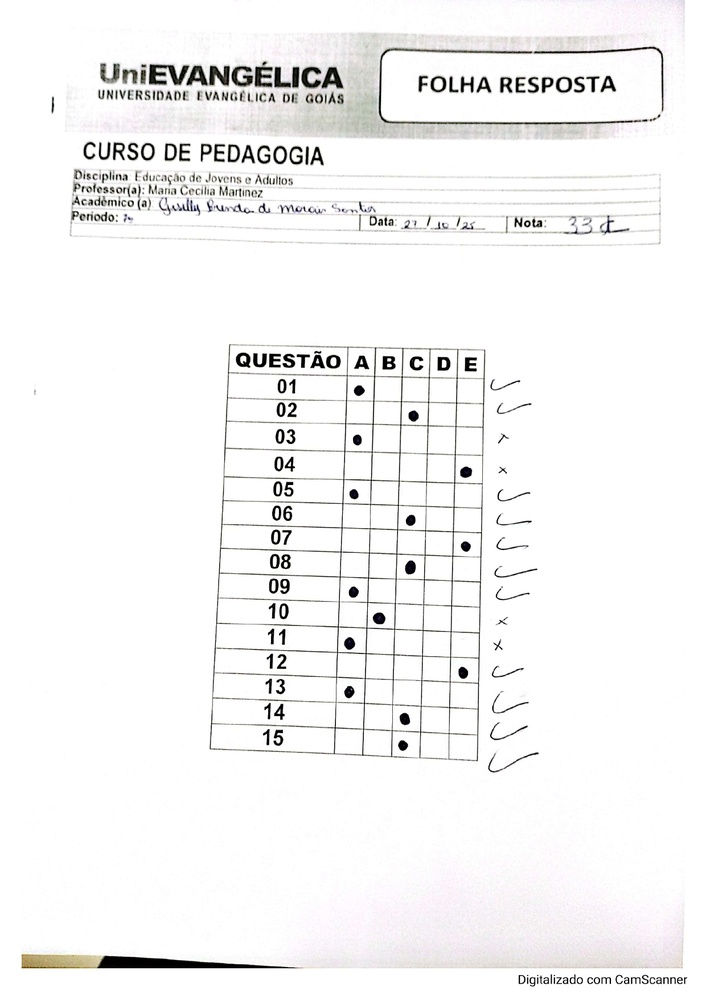
#> input picture Images/Gabarito_1.jpg, 706 x 999 px, shrunk from 1240 x 1755 before the run
$ python scan_gabarito_otsu.py --input ../Images/Gabarito_1.jpg   (older library calls are emulated)
#> lines starting #> are read from the running program, lines starting #| are printed output that depends on the picture; after the words box and inside, x2 and y2 are one past the last pixel; in counts of white or black regions, pixels touching at a corner belong together
# scan_gabarito_gemini.py (Versão Corrigida - Híbrido)
# -*- coding: utf-8 -*-
import os
import cv2
import json
import argparse
import numpy as np

# ---------- utilitários básicos ----------

def remove_shadows(gray):
    """Remove sombras e normaliza a iluminação usando Normalização de Divisão."""
    dilated = cv2.dilate(gray, np.ones((7, 7), np.uint8))
    bg_blur = cv2.medianBlur(dilated, 21)
    diff = 255 - cv2.absdiff(gray, bg_blur)
    norm_img = cv2.normalize(diff, None, alpha=0, beta=255,
                             norm_type=cv2.NORM_MINMAX, dtype=cv2.CV_8UC1)
    return norm_img

# [10 lines left out: function angle_from_hough, not called in this run]

def angle_from_vertical_hough(gray):
    edges = cv2.Canny(gray, 50, 150, apertureSize=3)
    lines = cv2.HoughLines(edges, 1, np.pi / 180, threshold=150)
    if lines is None: return 0.0
    angles = []
    for rho, theta in lines[:, 0]:
        deg = theta * 180.0 / np.pi
        if 80.0 < deg < 100.0: angles.append(deg - 90.0)
    return float(np.median(angles)) if angles else 0.0

def rotate_image(image, angle_deg):
    h, w = image.shape[:2]
    M = cv2.getRotationMatrix2D((w // 2, h // 2), angle_deg, 1.0)
    return cv2.warpAffine(
        image, M, (w, h),
        flags=cv2.INTER_LINEAR,
        borderMode=cv2.BORDER_REPLICATE
    )

def cluster_positions(pos, tol):
    if not pos: return []
    pos = sorted(pos)
    clusters = [[pos[0]]]
    for p in pos[1:]:
        if abs(p - clusters[-1][-1]) > tol:
            clusters.append([p])
        else:
            clusters[-1].append(p)
    return [int(np.median(c)) for c in clusters]

# ---------- encontrar região da TABELA ----------

def find_table_roi_by_line_density(gray):
    H, W = gray.shape[:2]
    # Binarização suave (C=5) para pegar linhas fracas
    th = cv2.adaptiveThreshold(
        gray, 255, cv2.ADAPTIVE_THRESH_MEAN_C,
        cv2.THRESH_BINARY_INV, 25, 5
    )

    hscale = max(10, W // 60)
    vscale = max(10, H // 60)
    kernel_h = cv2.getStructuringElement(cv2.MORPH_RECT, (hscale, 1))
    kernel_v = cv2.getStructuringElement(cv2.MORPH_RECT, (1, vscale))

    hor = cv2.morphologyEx(th, cv2.MORPH_OPEN, kernel_h, iterations=1)
    ver = cv2.morphologyEx(th, cv2.MORPH_OPEN, kernel_v, iterations=1)

    lines_map = cv2.bitwise_or(hor, ver)
    # Dilatação agressiva (9,9) para conectar linhas quebradas (cabeçalho/rodapé)
    lines_map = cv2.dilate(lines_map, np.ones((9,9), np.uint8))

    num_labels, labels, stats, _ = cv2.connectedComponentsWithStats(
        (lines_map > 0).astype("uint8"), connectivity=8
    )

    best_score = -1
    best_bbox = None

    for label in range(1, num_labels):
        x, y, w, h, area = stats[label]

        if x < 10 or y < 10 or (x + w) > (W - 10) or (y + h) > (H - 10): continue
        # Filtro de posição relaxado (0.05) para aceitar tabelas no topo
        if y < 0.05 * H: continue

        if w < 0.15 * W or w > 0.95 * W: continue
        if h < 0.15 * H or h > 0.7 * H: continue

        hor_roi = hor[y:y + h, x:x + w]
        ver_roi = ver[y:y + h, x:x + w]
        sum_hor = np.sum(hor_roi > 0, axis=1)
        sum_ver = np.sum(ver_roi > 0, axis=0)

        if np.max(sum_hor) == 0 or np.max(sum_ver) == 0: continue

        h_count = int(np.sum(sum_hor > 0.3 * np.max(sum_hor)))
        if h_count < 8: continue
        v_count = int(np.sum(sum_ver > 0.3 * np.max(sum_ver)))

        score = h_count * v_count
        if score > best_score:
            best_score = score
            best_bbox = (x, y, w, h)

    if best_bbox is None:
        best_bbox = (int(W * 0.15), int(H * 0.40), int(W * 0.70), int(H * 0.45))

    x, y, w, h = best_bbox
    # Padding pequeno para evitar ruído externo
    pad_x = 5
    pad_y = 15
    x = max(0, x - pad_x)
    y = max(0, y - pad_y)
    w = min(W - x, w + 2 * pad_x)
    h = min(H - y, h + 2 * pad_y)

    return (x, y, w, h), th

# ---------- auxiliares de geometria ----------

def order_points(pts):
    pts = np.array(pts, dtype="float32")
    s = pts.sum(axis=1)
    diff = np.diff(pts, axis=1)
    tl = pts[np.argmin(s)]; br = pts[np.argmax(s)]
    tr = pts[np.argmin(diff)]; bl = pts[np.argmax(diff)]
    return np.array([tl, tr, br, bl], dtype="float32")

def find_table_corners_in_roi(tbl_gray):
    h, w = tbl_gray.shape[:2]
    edges = cv2.Canny(tbl_gray, 30, 100, apertureSize=3)
    edges = cv2.dilate(edges, np.ones((5, 5), np.uint8), iterations=1)
    contours, _ = cv2.findContours(edges, cv2.RETR_EXTERNAL, cv2.CHAIN_APPROX_SIMPLE)
    if not contours: return None
    contours = sorted(contours, key=cv2.contourArea, reverse=True)
    best_quad = None
    for cnt in contours:
        if cv2.contourArea(cnt) < 0.10 * h * w: continue
        peri = cv2.arcLength(cnt, True)
        approx = cv2.approxPolyDP(cnt, 0.03 * peri, True)
        if len(approx) == 4 and cv2.isContourConvex(approx):
            best_quad = approx.reshape(4, 2); break
    return order_points(best_quad) if best_quad is not None else None

# ---------- detectar grade (Geometria Fixa) ----------

def detect_grid_in_table(img_bgr, gray, th, table_bbox):
    tx, ty, tw, th_h = table_bbox
    tbl_gray = gray[ty:ty + th_h, tx:tx + tw]
    tbl_th   = th[ty:ty + th_h, tx:tx + tw]
    tbl_bgr  = img_bgr[ty:ty + th_h, tx:tx + tw]

    skew_v = angle_from_vertical_hough(tbl_gray)
    if abs(skew_v) > 0.05:
        tbl_gray = rotate_image(tbl_gray, -skew_v)
        tbl_th   = rotate_image(tbl_th,   -skew_v)
        tbl_bgr  = rotate_image(tbl_bgr,  -skew_v)

    # Warp Perspective
    corners = find_table_corners_in_roi(tbl_gray)
    if corners is not None:
        (tl, tr, br, bl) = corners
        maxW = int(max(np.linalg.norm(br - bl), np.linalg.norm(tr - tl)))
        maxH = int(max(np.linalg.norm(tr - br), np.linalg.norm(tl - bl)))
        dst = np.array([[0, 0], [maxW - 1, 0], [maxW - 1, maxH - 1], [0, maxH - 1]], dtype="float32")
        M = cv2.getPerspectiveTransform(corners, dst)
        table_bgr = cv2.warpPerspective(tbl_bgr, M, (maxW, maxH))
        table_gray_warp = cv2.cvtColor(table_bgr, cv2.COLOR_BGR2GRAY)
        # Binarização robusta com Gaussian Adaptive Threshold
        table_th = cv2.adaptiveThreshold(
             table_gray_warp, 255, cv2.ADAPTIVE_THRESH_GAUSSIAN_C,
             cv2.THRESH_BINARY_INV, 21, 5
        )
    else:
        angle = angle_from_hough(tbl_th)
        table_bgr = rotate_image(tbl_bgr, angle)
        table_th  = rotate_image(tbl_th,  angle)

    h2, w2 = table_th.shape[:2]

    # --- ANCORAGEM ---
    col_sums = np.sum(table_th > 0, axis=0)
    ink_threshold = 0.3 * np.max(col_sums) if np.max(col_sums) > 0 else 10
    start_x = 0
    for x in range(w2):
        if col_sums[x] > ink_threshold: start_x = max(0, x - 2); break
    end_x = w2 - 1
    for x in range(w2 - 1, 0, -1):
        if col_sums[x] > ink_threshold: end_x = min(w2, x + 2); break

    table_width_real = end_x - start_x
    if table_width_real < 50: start_x=0; end_x=w2; table_width_real=w2

    # --- DIVISÃO VERTICAL (0.47) ---
    num_col_ratio = 0.47
    split_point = start_x + int(table_width_real * num_col_ratio)
    v_lines = [start_x, split_point]
    remaining_w = end_x - split_point
    col_width = remaining_w / 5.0
    for i in range(1, 6):
        v_lines.append(split_point + int(i * col_width))

    # --- DETECÇÃO HORIZONTAL ---
    hscale = max(5, w2 // 150)
    kernel_h = cv2.getStructuringElement(cv2.MORPH_RECT, (hscale, 1))
    closed_th = cv2.morphologyEx(table_th, cv2.MORPH_CLOSE, np.ones((3,3), np.uint8))
    hor = cv2.morphologyEx(closed_th, cv2.MORPH_OPEN, kernel_h, iterations=1)
    sum_hor = np.sum(hor > 0, axis=1)
    h_indices = np.where(sum_hor > (0.15 * np.max(sum_hor)))[0].tolist()
    h_lines = cluster_positions(h_indices, max(5, h2 // 120))

    h_filtered = []
    if h_lines:
        h_filtered.append(h_lines[0])
        for i in range(1, len(h_lines)):
            if (h_lines[i] - h_filtered[-1]) > (h2 / 70):
                h_filtered.append(h_lines[i])
    h_lines = h_filtered

    # Fallback para 17 linhas (Cabeçalho + 15 Questões)
    if len(h_lines) < 10:
        h_lines = [int(y) for y in np.linspace(0, h2 - 1, 17)]

    return 0, 0, w2, h2, v_lines, h_lines, table_bgr, table_th


# ---------- LEITURA DAS MARCAÇÕES (Adaptive Global + Morph Close Local) ----------

def read_marks(rot_img, rot_bin, bbox, v_lines, h_lines,
               min_mark_percent=5.0,
               tie_margin_percent=3.0,
               max_questions=15):

    x, y, w, h = bbox
    table_vis = rot_img[y:y + h, x:x + w].copy()

    # rot_bin é a imagem BINÁRIA GLOBAL (Adaptive Threshold)

    target_cols_indices = [1, 2, 3, 4, 5]
    letras = ["A", "B", "C", "D", "E"]
    respostas = []

    if len(v_lines) < 7: return [], table_vis

    # Lógica para pular cabeçalho
    start_i = 0
    if len(h_lines) >= 16:
        start_i = 2

    count_read = 0

    for i in range(start_i, len(h_lines) - 1):
        if count_read >= max_questions: break

        y1, y2 = h_lines[i], h_lines[i + 1]
        if (y2 - y1) < 10: continue

        densidades = []
        cell_boxes = []

        for k, col_idx in enumerate(target_cols_indices):
            x1 = v_lines[col_idx]
            x2 = v_lines[col_idx + 1]

            # Margem segura (20%)
            margin_x = int((x2 - x1) * 0.20)
            margin_y = int((y2 - y1) * 0.20)

            # Recorte na imagem BINÁRIA GLOBAL (Adaptive Threshold)
            cell_thresh = rot_bin[y1 + margin_y : y2 - margin_y,
                                  x1 + margin_x : x2 - margin_x]

            if cell_thresh.size == 0:
                densidades.append(0.0); cell_boxes.append((x1, y1, x2, y2)); continue

            # --- MORPH CLOSE para preencher o "buraco de rosquinha" (AQUI ESTÁ A CORREÇÃO) ---
            # Preenche pequenos buracos nas marcas (resolvendo o Arquivo 06)
            kernel = np.ones((3, 3), np.uint8)
            cell_closed = cv2.morphologyEx(
                cell_thresh,
                cv2.MORPH_CLOSE,
                kernel,
                iterations=1
            )

            ink = np.sum(cell_closed > 0)
            fill_percent = (ink / cell_closed.size) * 100.0

            densidades.append(fill_percent)
            cell_boxes.append((x1, y1, x2, y2))

        if not densidades:
            respostas.append(""); count_read += 1; continue

        best_idx = np.argmax(densidades)
        best_val = densidades[best_idx]
        sorted_vals = sorted(densidades, reverse=True)
        second_val = sorted_vals[1] if len(sorted_vals) > 1 else 0.0

        for bx1, by1, bx2, by2 in cell_boxes:
             cv2.rectangle(table_vis, (bx1, by1), (bx2, by2), (200,200,200), 1)

        if best_val < min_mark_percent:
            respostas.append("")
        elif (best_val - second_val) < tie_margin_percent and second_val > min_mark_percent:
            respostas.append("AMB")
            bx1, by1, bx2, by2 = cell_boxes[best_idx]
            cv2.rectangle(table_vis, (bx1, by1), (bx2, by2), (0, 255, 255), 2)
        else:
            letra = letras[best_idx]
            respostas.append(letra)
            bx1, by1, bx2, by2 = cell_boxes[best_idx]
            cv2.rectangle(table_vis, (bx1, by1), (bx2, by2), (0, 0, 255), 2)
            cv2.putText(table_vis, f"{letra} {int(best_val)}%", (bx1+2, by1+15),
                        cv2.FONT_HERSHEY_SIMPLEX, 0.4, (0,0,255), 1)

        count_read += 1

    return respostas, table_vis


# ---------- pipeline completo ----------

def run(input_path, outdir, show_stats=False):
    os.makedirs(outdir, exist_ok=True)
    out = lambda name: os.path.join(outdir, name)

    img = cv2.imread(input_path)
    if img is None: raise FileNotFoundError(f"Erro ao abrir: {input_path}")

    gray = cv2.cvtColor(img, cv2.COLOR_BGR2GRAY)
    gray = remove_shadows(gray)
    cv2.imwrite(out("00_clean_shadows.png"), gray)

    table_bbox, th = find_table_roi_by_line_density(gray)
    tx, ty, tw, th_h = table_bbox

    debug_roi = img.copy()
    cv2.rectangle(debug_roi, (tx, ty), (tx+tw, ty+th_h), (0,0,255), 3)
    cv2.imwrite(out("01_table_roi.png"), debug_roi)

    x, y, w, h, v_lines, h_lines, rot_tbl_bgr, rot_tbl_th = detect_grid_in_table(
        img, gray, th, table_bbox
    )

    grid_overlay = rot_tbl_bgr.copy()
    for xl in v_lines: cv2.line(grid_overlay, (xl, 0), (xl, h), (0, 255, 0), 1)
    for yl in h_lines: cv2.line(grid_overlay, (0, yl), (w, yl), (0, 255, 0), 1)
    cv2.imwrite(out("02_grid_detected.png"), grid_overlay)

    respostas, marks_overlay = read_marks(
        rot_tbl_bgr, rot_tbl_th, (x, y, w, h), v_lines, h_lines
    )
    cv2.imwrite(out("03_final_marks.png"), marks_overlay)

    respostas_limpa = [r if r in ["A","B","C","D","E"] else "" for r in respostas]

    with open(out("respostas.txt"), "w", encoding="utf-8") as f:
        f.write(str(respostas_limpa) + "\n")

    with open(out("respostas.json"), "w", encoding="utf-8") as f:
        json.dump({"respostas": respostas_limpa}, f, indent=2)

    if show_stats:
        print(f"Lidas {len(respostas)} linhas. Resposta: {respostas_limpa}")

    return respostas, respostas_limpa

def main():
    ap = argparse.ArgumentParser()
    ap.add_argument("--input", required=True)
    ap.add_argument("--outdir", default="./out")
    ap.add_argument("--show-stats", action="store_true")
    args = ap.parse_args()
    try: run(args.input, args.outdir, args.show_stats)
#> in run, img is the input picture: shape (999, 706, 3); mean B, G, R 244.4, 244.5, 244.9
#> in find_table_roi_by_line_density, `th = cv2.adaptiveThreshold( gray, 255, cv2.ADAPTIVE_THRESH_MEAN_C, cv2..`:
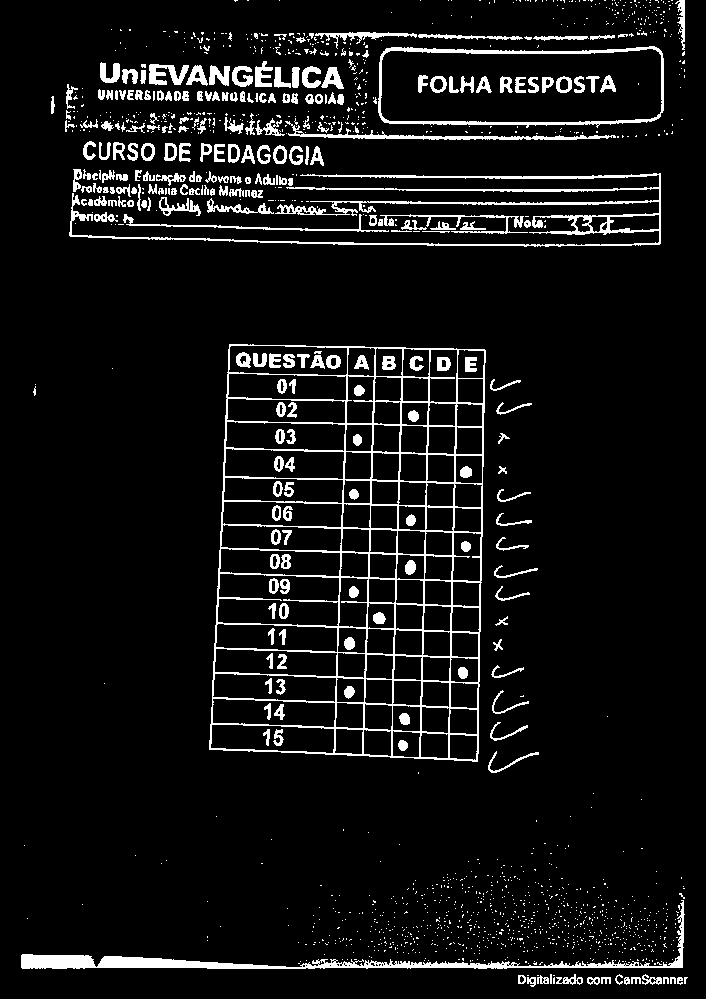
#> th: shape (999, 706); 7.4% white; 1444 white regions (1192 under 20 px), largest, box (x1, y1, x2, y2) and area: (209, 344, 486, 762) 13314, (69, 173, 661, 247) 5444, (21, 900, 685, 969) 4473
#> in find_table_roi_by_line_density, `num_labels, labels, stats, _ = cv2.connectedComponentsWithStats( (line..`:
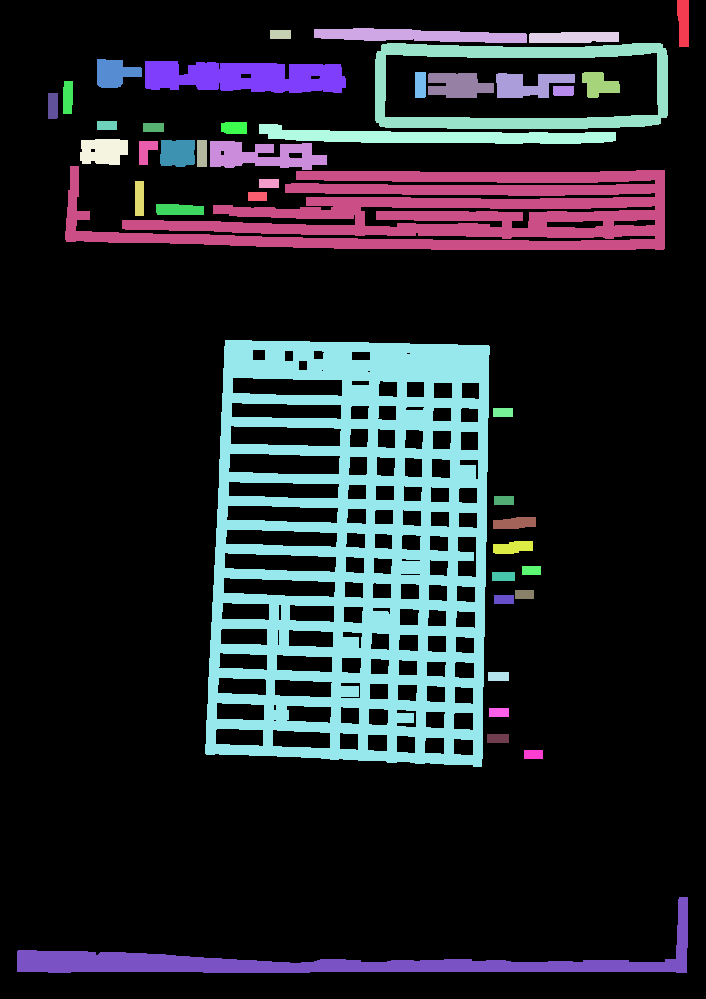
#> labels: shape (999, 706) int32; 43 distinct labels, from 0 to 42; one colour per label, 0 black
#> in find_table_roi_by_line_density, `num_labels, labels, stats, _ = cv2.connectedComponentsWithStats( (line..`: num_labels = 43; stats = 43 rows, first 6: [0, 0, 706, 999, 561279], [677, 0, 12, 47, 507], [314, 28, 213, 15, 2263], [270, 30, 21, 9, 189], [529, 32, 90, 11, 925], [375, 43, 293, 86, 7782]
#> the loop in find_table_roi_by_line_density, `for label in range(1, num_labels):` made 42 passes
#> (x, y, w, h, area, h_count, v_count, score) on pass 29: (205, 340, 285, 427, 70093, 157, 72, 11304)
#> after the loop in find_table_roi_by_line_density, `for label in range(1, num_labels):`: best_score = 11304
#> in find_table_roi_by_line_density, `x, y, w, h = best_bbox`: x = 205; y = 340; w = 285; h = 427
#> in find_table_roi_by_line_density, `x = max(0, x - pad_x)`: x = 200
#> in find_table_roi_by_line_density, `y = max(0, y - pad_y)`: y = 325
#> in find_table_roi_by_line_density, `w = min(W - x, w + 2 * pad_x)`: w = 295
#> in find_table_roi_by_line_density, `h = min(H - y, h + 2 * pad_y)`: h = 457
#> in run, `table_bbox, th = find_table_roi_by_line_density(gray)`: table_bbox = (200, 325, 295, 457)
#> in run, `tx, ty, tw, th_h = table_bbox`: tx = 200; ty = 325; tw = 295; th_h = 457
#> in run, `cv2.rectangle(debug_roi, (tx, ty), (tx+tw, ty+th_h), (0,0,255), 3)`:
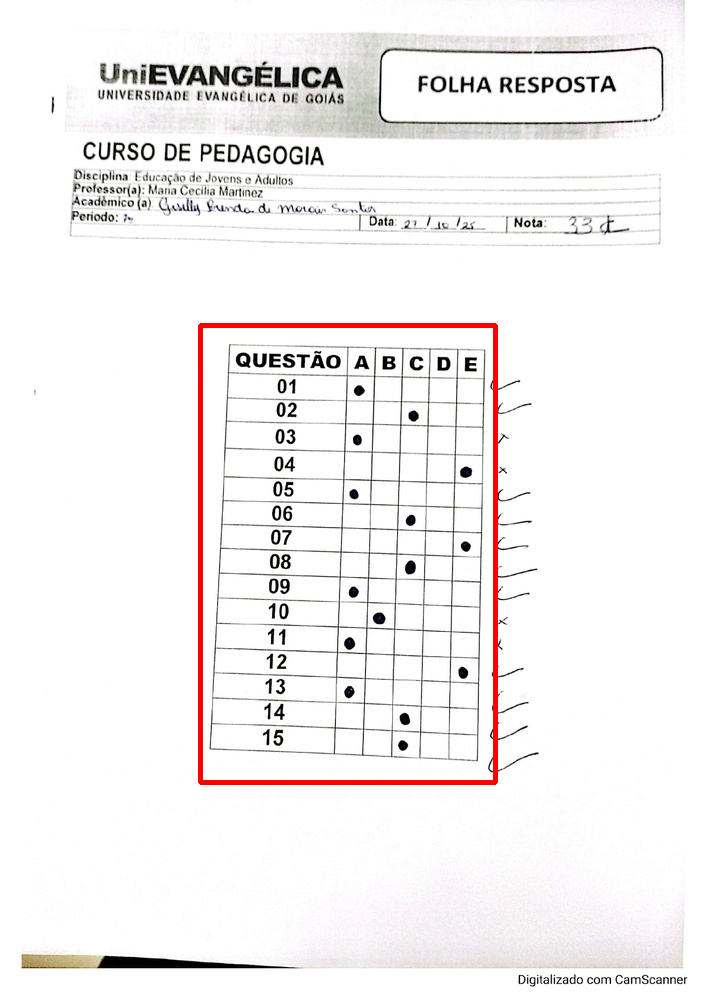
#> debug_roi: shape (999, 706, 3); 1.06% of pixels changed, all inside (x1, y1, x2, y2) = (198, 323, 498, 785)
#> in detect_grid_in_table, `tx, ty, tw, th_h = table_bbox`: tx = 200; ty = 325; tw = 295; th_h = 457
#> in detect_grid_in_table, `tbl_gray = gray[ty:ty + th_h, tx:tx + tw]`:
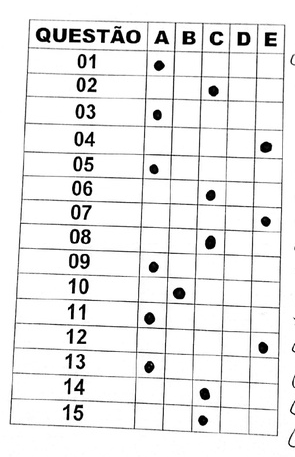
#> tbl_gray: shape (457, 295); min 0, max 255, mean 235.4
#> in angle_from_vertical_hough, `edges = cv2.Canny(gray, 50, 150, apertureSize=3)`:
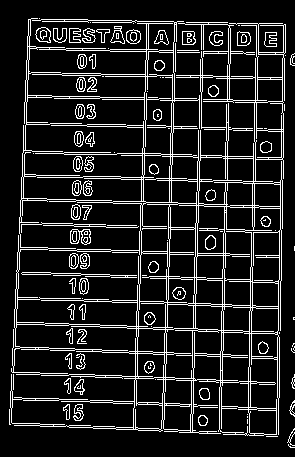
#> edges: shape (457, 295); 12.7% white in thin lines or dots
#> in angle_from_vertical_hough, `lines = cv2.HoughLines(edges, 1, np.pi / 180, threshold=150)`: lines = 50 rows, first 8: [283, 0.0175], [285, 0.0175], [31, 0.0524], [205, 0.0349], [228, 0.0175], [257, 0.0175], [147, 0.0349], [149, 0.0349]
#> the loop in angle_from_vertical_hough, `for rho, theta in lines[:, 0]:` made 50 passes
#> (rho, theta, deg) on passes 1 to 8: (283, 0.0175, 1), (285, 0.0175, 1), (31, 0.0524, 3), (205, 0.0349, 2), (228, 0.0175, 1), (257, 0.0175, 1), (147, 0.0349, 2), (149, 0.0349, 2)
#> after the loop in angle_from_vertical_hough, `for rho, theta in lines[:, 0]:`: angles = 29 values, max 3 at index 23, min 1 at index 6, mean 1.72
#> in detect_grid_in_table, `skew_v = angle_from_vertical_hough(tbl_gray)`: skew_v = 2
#> in find_table_corners_in_roi, `edges = cv2.dilate(edges, np.ones((5, 5), np.uint8), iterations=1)`:
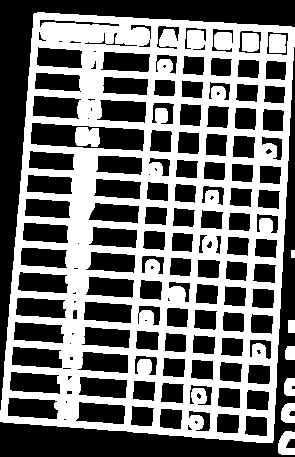
#> edges: shape (457, 295); 45.6% white; 10 white regions
#> in find_table_corners_in_roi, `contours, _ = cv2.findContours(edges, cv2.RETR_EXTERNAL, cv2.CHAIN_APP..`: contours = 7 contours; box (x1, y1, x2, y2) and area: (0, 12, 295, 443) 110444, (278, 431, 295, 455) 256, (281, 403, 295, 423) 194, (284, 378, 295, 396) 150, (285, 346, 295, 360) 112, (288, 320, 295, 333) 72, (291, 250, 295, 258) 21
#> the loop in find_table_corners_in_roi, `for cnt in contours:` made 1 pass
#> (peri, best_quad) on pass 1: (1393.5, [[34, 13], [0, 421], [272, 442], [294, 27]])
#> in order_points, `pts = np.array(pts, dtype="float32")`: pts = [[34, 13], [0, 421], [272, 442], [294, 27]]
#> in order_points, `s = pts.sum(axis=1)`: s = [47, 421, 714, 321]
#> in order_points, `diff = np.diff(pts, axis=1)`: diff = [-21, 421, 170, -267]
#> in order_points, `tl = pts[np.argmin(s)]`: tl = [34, 13]
#> in order_points, `br = pts[np.argmax(s)]`: br = [272, 442]
#> in order_points, `tr = pts[np.argmin(diff)]`: tr = [294, 27]
#> in order_points, `bl = pts[np.argmax(diff)]`: bl = [0, 421]
#> in detect_grid_in_table, `corners = find_table_corners_in_roi(tbl_gray)`: corners = [[34, 13], [294, 27], [272, 442], [0, 421]]
#> in detect_grid_in_table, `(tl, tr, br, bl) = corners`: tl = [34, 13]; tr = [294, 27]; br = [272, 442]; bl = [0, 421]
#> in detect_grid_in_table, `maxW = int(max(np.linalg.norm(br - bl), np.linalg.norm(tr - tl)))`: maxW = 272
#> in detect_grid_in_table, `maxH = int(max(np.linalg.norm(tr - br), np.linalg.norm(tl - bl)))`: maxH = 415
#> in detect_grid_in_table, `dst = np.array([[0, 0], [maxW - 1, 0], [maxW - 1, maxH - 1], [0, maxH ..`: dst = [[0, 0], [271, 0], [271, 414], [0, 414]]
#> in detect_grid_in_table, `M = cv2.getPerspectiveTransform(corners, dst)`: M = [[1.06, 0.088, -37.06], [-0.0572, 1.06, -11.86], [5.06e-05, 0.000121, 1]]
#> in detect_grid_in_table, `table_bgr = cv2.warpPerspective(tbl_bgr, M, (maxW, maxH))`:
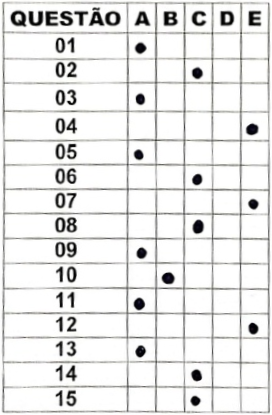
#> table_bgr: shape (415, 272, 3); mean B, G, R 230.6, 231.3, 231.3
#> (the rest of the program and of its run is left out)
